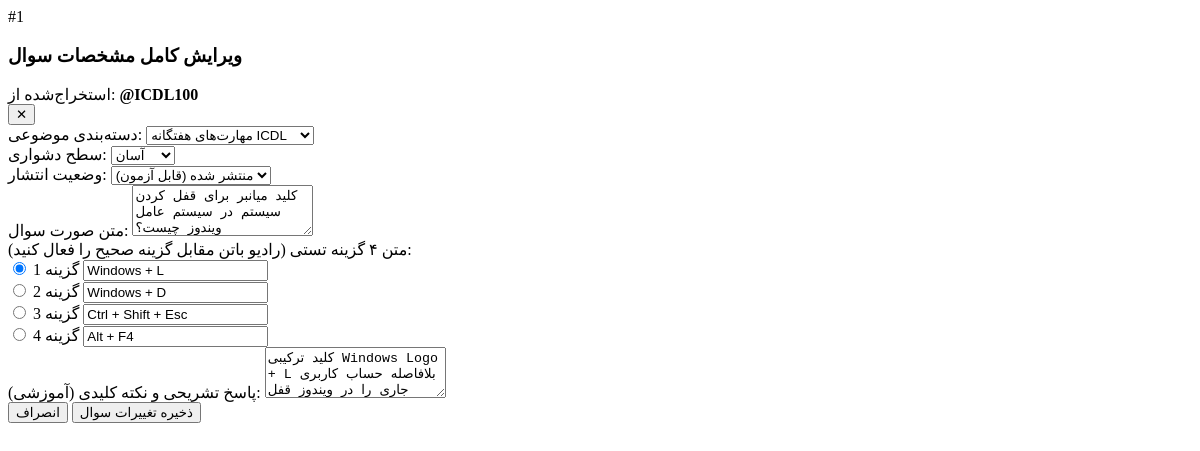
/admin/questions/1/edit-modal, run on an earlier commit of the app's database.
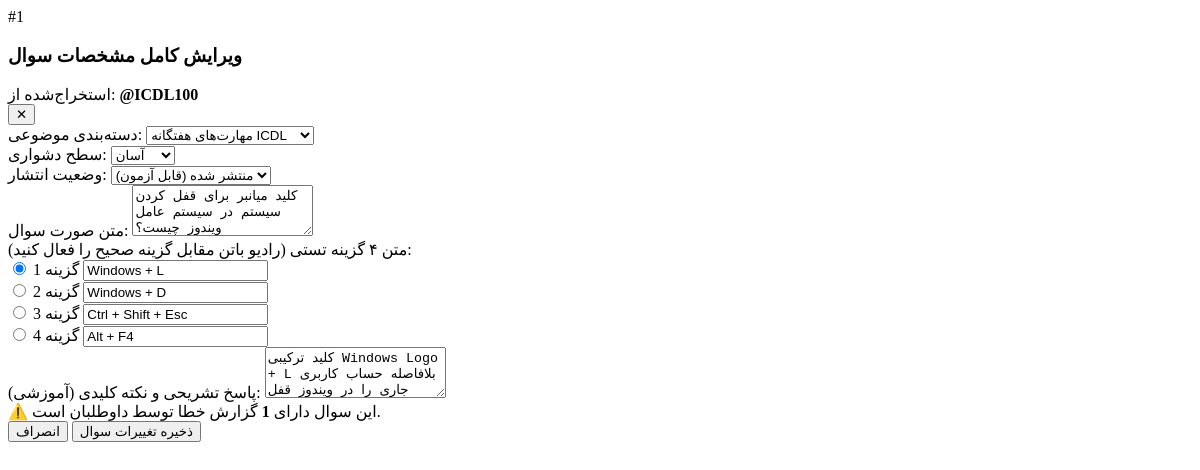
And on a later commit of the database.
### tables this page shows
CREATE TABLE questions (
                id INTEGER PRIMARY KEY AUTOINCREMENT,
                category TEXT NOT NULL,
                question_text TEXT NOT NULL,
                options_json TEXT NOT NULL, -- آرایه JSON از ۴ گزینه
                correct_index INTEGER,      -- 0 تا 3 (NULL یعنی نیازمند بررسی ادمین)
                explanation TEXT,           -- پاسخ تشریحی و نکات کلیدی
                source_channel TEXT,        -- کانال مبدا تلگرام
                source_msg_id INTEGER,      -- شناسه پیام اصلی تلگرام
                text_hash TEXT UNIQUE,      -- هش جهت جلوگیری از تکرار دقیق
                difficulty_level TEXT DEFAULT 'medium', -- easy, medium, hard
                status TEXT DEFAULT 'published',        -- published, needs_review, rejected
                report_count INTEGER DEFAULT 0,         -- گزارش خطای کاربران
                views_count INTEGER DEFAULT 0,
                correct_answers_count INTEGER DEFAULT 0,
                wrong_answers_count INTEGER DEFAULT 0,
                created_at TIMESTAMP DEFAULT CURRENT_TIMESTAMP,
                FOREIGN KEY (category) REFERENCES categories(code)
            );

CREATE TABLE categories (
                code TEXT PRIMARY KEY,
                name_fa TEXT NOT NULL,
                description TEXT,
                icon TEXT DEFAULT 'folder',
                color TEXT DEFAULT 'blue',
                is_exam INTEGER DEFAULT 1,
                is_news INTEGER DEFAULT 0
            );

### app/routers/admin.py (the view)
@router.get("/questions/{q_id}/edit-modal", response_class=HTMLResponse)
async def get_question_edit_modal(request: Request, response: Response, q_id: int):
    user = await require_admin(request, response)
    async with get_db() as db:
        cursor = await db.execute("""
            SELECT q.*, c.name_fa as category_name
            FROM questions q
            LEFT JOIN categories c ON q.category = c.code
            WHERE q.id = ?
        """, (q_id,))
        row = await cursor.fetchone()
        if not row:
            raise HTTPException(status_code=404, detail="سوال یافت نشد")
        opts = []
        try:
            opts = json.loads(row["options_json"])
        except Exception:
            opts = ["", "", "", ""]
        while len(opts) < 4:
            opts.append("")
        q_data = {
            "id": row["id"],
            "category": row["category"],
            "category_name": row["category_name"],
            "question_text": row["question_text"],
            "options": opts,
            "correct_index": row["correct_index"],
            "explanation": row["explanation"] or "",
            "difficulty_level": row["difficulty_level"],
            "status": row["status"],
            "source_channel": row["source_channel"],
            "report_count": row["report_count"]
        }
        cursor = await db.execute("SELECT code, name_fa FROM categories WHERE is_exam = 1 ORDER BY code ASC")
        categories = [dict(r) for r in await cursor.fetchall()]
    return templates.TemplateResponse(
        request=request,
        name="admin/question_edit_modal.html",
        context={
            "user": user,
            "q": q_data,
            "categories": categories,
            "settings": settings
        }
    )

### app/templates/admin/question_edit_modal.html (shortened to what the changed rows need)
<div class="fixed inset-0 z-50 overflow-y-auto" id="edit-modal-wrapper">
    <div class="flex items-center justify-center min-h-screen px-4 pt-4 pb-20 text-center sm:block sm:p-0">
        <div class="inline-block align-bottom bg-white rounded-3xl text-right overflow-hidden shadow-2xl transform transition-all sm:my-8 sm:align-middle sm:max-w-3xl sm:w-full p-6 sm:p-8 relative">
            <div class="flex items-center justify-between pb-4 mb-4 border-b border-slate-100">
                <div class="flex items-center gap-2">
                    <span class="w-8 h-8 rounded-xl bg-brand-100 text-brand-700 font-black text-sm flex items-center justify-center font-mono">
                        #{{ q.id }}
                    </span>
                    <div>
                        <h3 class="text-base sm:text-lg font-black text-slate-900">ویرایش کامل مشخصات سوال</h3>
                        <span class="text-xs text-slate-400">استخراج‌شده از: <strong class="font-mono text-slate-600">@{{ q.source_channel or 'manual' }}</strong></span>
                    </div>
                </div>
            </div>
            <form action="/admin/questions/save" method="post" class="space-y-4 text-xs">
                <div class="grid grid-cols-1 sm:grid-cols-3 gap-3">
                    <div>
                        <label class="block font-bold text-slate-700 mb-1">دسته‌بندی موضوعی:</label>
                        <select name="category" class="w-full p-2.5 rounded-xl border border-slate-200 bg-slate-50 focus:bg-white focus:outline-none" required>
                            {% for cat in categories %}
                            <option value="{{ cat.code }}" {% if q.category == cat.code %}selected{% endif %}>{{ cat.name_fa }}</option>
                            {% endfor %}
                        </select>
                    </div>
                    <div>
                        <label class="block font-bold text-slate-700 mb-1">سطح دشواری:</label>
                        <select name="difficulty_level" class="w-full p-2.5 rounded-xl border border-slate-200 bg-slate-50">
                            <option value="easy" {% if q.difficulty_level == 'easy' %}selected{% endif %}>آسان</option>
                        </select>
                    </div>
                    <div>
                        <label class="block font-bold text-slate-700 mb-1">وضعیت انتشار:</label>
                        <select name="status" class="w-full p-2.5 rounded-xl border border-slate-200 bg-slate-50">
                            <option value="published" {% if q.status == 'published' %}selected{% endif %}>منتشر شده (قابل آزمون)</option>
                        </select>
                    </div>
                </div>
                <div>
                    <label class="block font-bold text-slate-700 mb-1">متن صورت سوال:</label>
                    <textarea name="question_text" rows="3" class="w-full p-3 rounded-xl border border-slate-200 focus:outline-none focus:ring-2 focus:ring-brand-500 text-sm leading-relaxed" required>{{ q.question_text }}</textarea>
                </div>
                <div class="bg-slate-50 p-4 rounded-2xl border border-slate-200">
                    <div class="space-y-2.5">
                        {% for opt in q.options %}
                        {% set opt_idx = loop.index0 %}
                        <div class="flex items-center gap-2 bg-white p-2 rounded-xl border border-slate-200">
                            <label class="flex items-center gap-1.5 shrink-0 px-2 cursor-pointer">
                                <input type="radio" name="correct_index" value="{{ opt_idx }}" {% if q.correct_index == opt_idx %}checked{% endif %} class="w-4 h-4 text-emerald-600 focus:ring-emerald-500">
                                <span class="font-bold text-slate-700">گزینه {{ opt_idx + 1 }}</span>
                            </label>
                            <input type="text" name="opt{{ opt_idx }}" value="{{ opt }}" class="w-full px-3 py-1.5 text-xs rounded-lg border border-slate-100 bg-slate-50 focus:bg-white focus:outline-none focus:ring-1 focus:ring-brand-500" required>
                        </div>
                        {% endfor %}
                    </div>
                </div>
                <div>
                    <label class="block font-bold text-slate-700 mb-1">پاسخ تشریحی و نکته کلیدی (آموزشی):</label>
                    <textarea name="explanation" rows="3" class="w-full p-3 rounded-xl border border-slate-200 focus:outline-none focus:ring-2 focus:ring-brand-500 text-xs leading-relaxed" placeholder="توضیحات تکمیلی یا علت درستی گزینه...">{{ q.explanation }}</textarea>
                </div>
                <div class="flex items-center justify-between pt-4 border-t border-slate-100">
                    <span class="text-[11px] text-slate-400">
                        {% if q.report_count > 0 %}
                        ⚠️ این سوال دارای <strong class="text-rose-600 font-bold font-mono">{{ q.report_count }}</strong> گزارش خطا توسط داوطلبان است.
                        {% endif %}
                    </span>
                    <div class="flex items-center gap-2">
                        <button type="button" onclick="document.getElementById('edit-modal-wrapper').remove()" class="px-4 py-2 rounded-xl bg-slate-100 hover:bg-slate-200 text-slate-600 font-bold">
                        </button>
                        <button type="submit" class="px-6 py-2 rounded-xl bg-brand-600 hover:bg-brand-700 text-white font-bold shadow-md shadow-brand-500/20">
                        </button>
                    </div>
                </div>
            </form>
        </div>
    </div>
</div>

What changed in the data, as far as the page shows it:
changed questions "ICDL100": report_count (not shown) → "1"
Also different on the page:
text now shown: "⚠️ این سوال دارای گزارش خطا توسط داوطلبان است."
